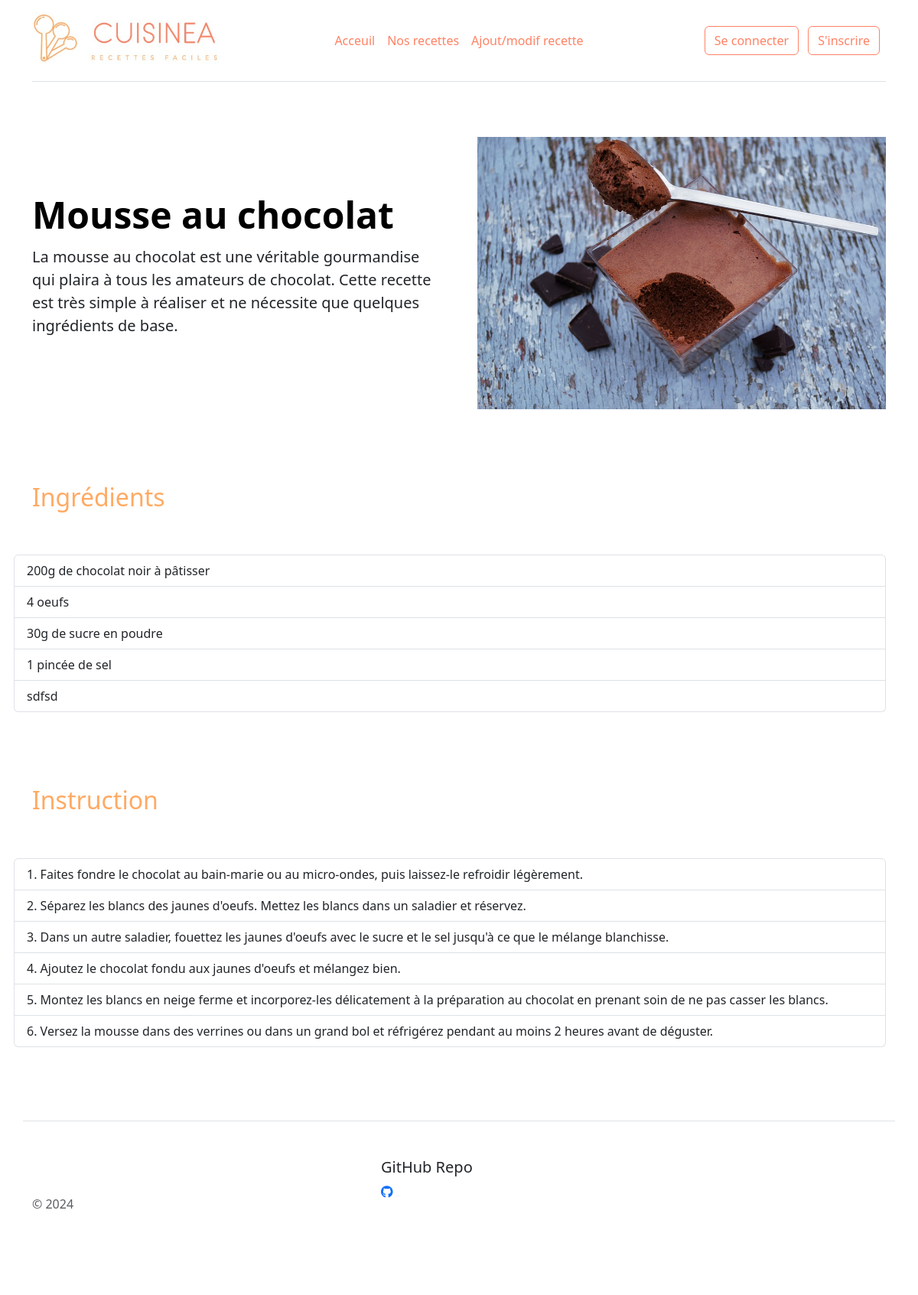
Page /recette.php?id=1 on the committed database.
### tables this page shows
CREATE TABLE IF NOT EXISTS recipes (
    id INT AUTO_INCREMENT PRIMARY KEY,
    category_id INT,
    title VARCHAR(255) NOT NULL,
    description TEXT,
    ingredients TEXT,
    instructions TEXT,
    image VARCHAR(255),
    FOREIGN KEY (category_id) REFERENCES categories(id)
);

### lib/recipe.php (called while the page is built, shortened)
<?php
function getRecipeById(PDO $pdo, int $id)
{
  $query = $pdo->prepare("SELECT * FROM recipes Where id = :id");
  $query->bindParam(':id', $id, PDO::PARAM_INT);
  $query->execute();
  return $query->fetch();
}
function getRecipeImage(string|null $image)
{
  if ($image === null) {
    return _ASSETS_IMG_PATH_ . 'recipe_default.jpg';
  } else {
    return _RECIPES_IMG_PATH_ . $image;
  }
}

### lib/tools.php (called while the page is built, shortened)
<?php
function linesToArray(string $string) {
  return explode(PHP_EOL, $string);
}

### recette.php (the view, shortened to what this page needs)
<?php
require_once('lib/recipe.php');
include('templates/header.php');
require_once('lib/tools.php');
$id = (int)$_GET['id'];
$recipe = getRecipeById($pdo, $id);
if ($recipe) {
  $ingridients = linesToArray($recipe['ingredients']);
  $instructions = linesToArray($recipe['instructions']);
?>
<div class="row flex-lg-row-reverse align-items-center g-5 py-5">
  <div class="col-10 col-sm-8 col-lg-6">
    <img src="<?=getRecipeImage($recipe['image']); ?>" class="d-block mx-lg-auto img-fluid" alt="<?= $recipe['title']?>" width="700" height="500" loading="lazy">
  </div>
  <div class="col-lg-6">
    <h1 class="display-5 fw-bold text-body-emphasis lh-1 mb-3"><?= $recipe['title']?></h1>
    <p class="lead"><?=nl2br($recipe['description']);?></p>
  </div>
</div>
<div class="row flex-lg-row-reverse align-items-center g-5 py-5">
  <h2>Ingrédients</h2>
  <ul class="list-group">
    <?php foreach ($ingridients as $key => $ingridiant) { ?>
      <li class="list-group-item"><?=$ingridiant; ?></li>
    <?php } ?>
  </ul>
</div>
<div class="row flex-lg-row-reverse align-items-center g-5 py-5">
  <h2>Instruction</h2>
  <ol class="list-group list-group-numbered">
    <?php foreach ($instructions as $key => $instruction) { ?>
      <li class="list-group-item"><?=$instruction; ?></li>
    <?php } ?>
  </ol>
</div>
<?php } else { ?>
  <div class="row text-center">
  <h1>Recette introuvable</h1>
  </div>
<?php } ?>
<?php
include('templates/footer.php');
?>

### rows in the picture
recipes: image (picture), title "Mousse au chocolat", description "La mousse au chocolat est une véritable gourmandise qui plaira à tous les amateurs de chocolat. Cette recette est très simple à réaliser et ne nécessite que quelques ingrédients de base.", ingredients "200g de chocolat noir à pâtisser", ingredients "4 oeufs", ingredients "30g de sucre en poudre", ingredients "1 pincée de sel", ingredients "sdfsd", instructions "Faites fondre le chocolat au bain-marie ou au micro-ondes, puis laissez-le refroidir légèrement.", instructions "Séparez les blancs des jaunes d'oeufs. Mettez les blancs dans un saladier et réservez.", instructions "Dans un autre saladier, fouettez les jaunes d'oeufs avec le sucre et le sel jusqu'à ce que le mélange blanchisse.", instructions "Ajoutez le chocolat fondu aux jaunes d'oeufs et mélangez bien.", instructions "Montez les blancs en neige ferme et incorporez-les délicatement à la préparation au chocolat en prenant soin de ne pas casser les blancs.", instructions "Versez la mousse dans des verrines ou dans un grand bol et réfrigérez pendant au moins 2 heures avant de déguster."

### other values in the picture
$value "Acceuil"
$value "Nos recettes"
$value "Ajout/modif recette"
